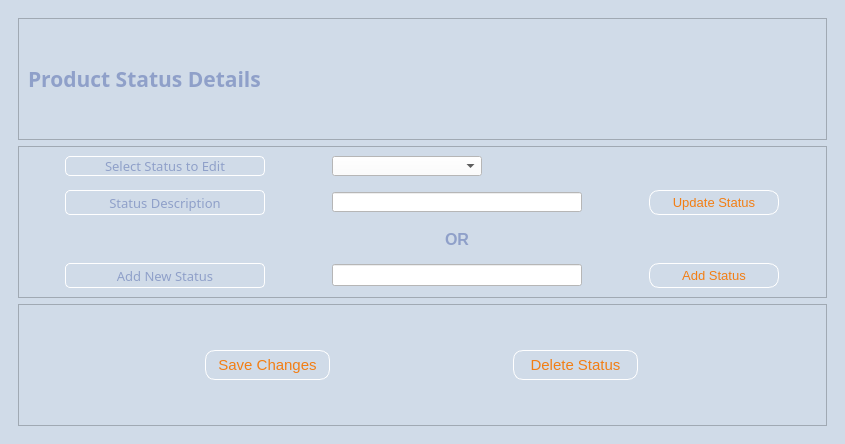
<?xml version="1.0" encoding="UTF-8"?>
<ui version="4.0">
 <class>ProductStatusDetail</class>
 <widget class="QMainWindow" name="ProductStatusDetail">
  <property name="geometry">
   <rect>
    <x>0</x>
    <y>0</y>
    <width>845</width>
    <height>444</height>
   </rect>
  </property>
  <property name="windowTitle">
   <string>Product Status Details</string>
  </property>
  <property name="styleSheet">
   <string notr="true">background-color:#D0DBE8</string>
  </property>
  <widget class="QWidget" name="centralwidget">
   <layout class="QVBoxLayout" name="verticalLayout">
    <item>
     <widget class="QScrollArea" name="scrollArea">
      <property name="styleSheet">
       <string notr="true">QLineEdit{background-color:white;}
QPushButton{border:1px solid white; border-radius:10px;}
QLabel{color: #8FA0C9;}
QComboBox{background-color:white;}
QScrollBar{background: black;}
</string>
      </property>
      <property name="frameShape">
       <enum>QFrame::NoFrame</enum>
      </property>
      <property name="widgetResizable">
       <bool>true</bool>
      </property>
      <widget class="QWidget" name="scrollAreaWidgetContents">
       <property name="geometry">
        <rect>
         <x>0</x>
         <y>0</y>
         <width>823</width>
         <height>422</height>
        </rect>
       </property>
       <layout class="QVBoxLayout" name="verticalLayout_2">
        <item>
         <widget class="QFrame" name="frame">
          <property name="styleSheet">
           <string notr="true"/>
          </property>
          <property name="frameShape">
           <enum>QFrame::StyledPanel</enum>
          </property>
          <property name="frameShadow">
           <enum>QFrame::Raised</enum>
          </property>
          <layout class="QHBoxLayout" name="horizontalLayout_2">
           <item>
            <widget class="QLabel" name="Form_Name">
             <property name="font">
              <font>
               <family>Montserrat</family>
               <pointsize>16</pointsize>
               <weight>75</weight>
               <bold>true</bold>
              </font>
             </property>
             <property name="styleSheet">
              <string notr="true">color:#8FA0C9</string>
             </property>
             <property name="text">
              <string>Product Status Details</string>
             </property>
             <property name="alignment">
              <set>Qt::AlignLeading|Qt::AlignLeft|Qt::AlignVCenter</set>
             </property>
            </widget>
           </item>
           <item>
            <widget class="QLabel" name="Hallywell_Linen_Company">
             <property name="maximumSize">
              <size>
               <width>437</width>
               <height>133</height>
              </size>
             </property>
             <property name="text">
              <string/>
             </property>
             <property name="pixmap">
              <pixmap>../../PycharmProjects/CIS-3365/Hallywell CRMS v1/Hallywell_Linen_Company.png</pixmap>
             </property>
             <property name="scaledContents">
              <bool>true</bool>
             </property>
            </widget>
           </item>
          </layout>
         </widget>
        </item>
        <item>
         <widget class="QFrame" name="frame_2">
          <property name="styleSheet">
           <string notr="true">QLineEdit{background-color:white;}
QComboBox{background-color:white;}
QLabel{color:#8FA0C9;}
QDoubleSpinBox{background-color:white;}
QPlainTextEdit{background-color:white;}
QLabel{border-radius:5px;border: 1px solid white;}
QPushButton{color:#F27E14;}
QPushButton::hover{border: solid black; background-color:white;}</string>
          </property>
          <property name="frameShape">
           <enum>QFrame::StyledPanel</enum>
          </property>
          <property name="frameShadow">
           <enum>QFrame::Raised</enum>
          </property>
          <layout class="QGridLayout" name="gridLayout">
           <property name="horizontalSpacing">
            <number>30</number>
           </property>
           <property name="verticalSpacing">
            <number>14</number>
           </property>
           <item row="2" column="1">
            <widget class="QLabel" name="label_2">
             <property name="minimumSize">
              <size>
               <width>0</width>
               <height>20</height>
              </size>
             </property>
             <property name="maximumSize">
              <size>
               <width>16777215</width>
               <height>20</height>
              </size>
             </property>
             <property name="font">
              <font>
               <pointsize>12</pointsize>
               <weight>75</weight>
               <bold>true</bold>
              </font>
             </property>
             <property name="styleSheet">
              <string notr="true">border:none;</string>
             </property>
             <property name="text">
              <string>OR</string>
             </property>
             <property name="alignment">
              <set>Qt::AlignCenter</set>
             </property>
            </widget>
           </item>
           <item row="0" column="0">
            <widget class="QLabel" name="label">
             <property name="minimumSize">
              <size>
               <width>200</width>
               <height>0</height>
              </size>
             </property>
             <property name="maximumSize">
              <size>
               <width>200</width>
               <height>16777215</height>
              </size>
             </property>
             <property name="font">
              <font>
               <family>Montserrat Medium</family>
               <pointsize>10</pointsize>
              </font>
             </property>
             <property name="frameShape">
              <enum>QFrame::Panel</enum>
             </property>
             <property name="frameShadow">
              <enum>QFrame::Raised</enum>
             </property>
             <property name="text">
              <string>Select Status to Edit</string>
             </property>
             <property name="alignment">
              <set>Qt::AlignCenter</set>
             </property>
            </widget>
           </item>
           <item row="4" column="2">
            <widget class="QPushButton" name="add_button">
             <property name="minimumSize">
              <size>
               <width>120</width>
               <height>25</height>
              </size>
             </property>
             <property name="maximumSize">
              <size>
               <width>130</width>
               <height>16777215</height>
              </size>
             </property>
             <property name="font">
              <font>
               <pointsize>10</pointsize>
              </font>
             </property>
             <property name="text">
              <string>Add Status</string>
             </property>
            </widget>
           </item>
           <item row="0" column="1">
            <widget class="QComboBox" name="comboBox_select">
             <property name="maximumSize">
              <size>
               <width>150</width>
               <height>20</height>
              </size>
             </property>
            </widget>
           </item>
           <item row="4" column="0">
            <widget class="QLabel" name="label_3">
             <property name="minimumSize">
              <size>
               <width>200</width>
               <height>0</height>
              </size>
             </property>
             <property name="maximumSize">
              <size>
               <width>150</width>
               <height>16777215</height>
              </size>
             </property>
             <property name="font">
              <font>
               <family>Montserrat Medium</family>
               <pointsize>10</pointsize>
              </font>
             </property>
             <property name="text">
              <string>Add New Status</string>
             </property>
             <property name="alignment">
              <set>Qt::AlignCenter</set>
             </property>
            </widget>
           </item>
           <item row="1" column="0">
            <widget class="QLabel" name="label_4">
             <property name="minimumSize">
              <size>
               <width>200</width>
               <height>0</height>
              </size>
             </property>
             <property name="maximumSize">
              <size>
               <width>150</width>
               <height>16777215</height>
              </size>
             </property>
             <property name="font">
              <font>
               <family>Montserrat Medium</family>
               <pointsize>10</pointsize>
              </font>
             </property>
             <property name="frameShape">
              <enum>QFrame::Panel</enum>
             </property>
             <property name="frameShadow">
              <enum>QFrame::Raised</enum>
             </property>
             <property name="text">
              <string>Status Description</string>
             </property>
             <property name="alignment">
              <set>Qt::AlignCenter</set>
             </property>
            </widget>
           </item>
           <item row="1" column="1">
            <widget class="QLineEdit" name="lineEdit_desc">
             <property name="maximumSize">
              <size>
               <width>250</width>
               <height>20</height>
              </size>
             </property>
             <property name="styleSheet">
              <string notr="true"/>
             </property>
            </widget>
           </item>
           <item row="1" column="2">
            <widget class="QPushButton" name="update_button">
             <property name="minimumSize">
              <size>
               <width>120</width>
               <height>25</height>
              </size>
             </property>
             <property name="maximumSize">
              <size>
               <width>130</width>
               <height>16777215</height>
              </size>
             </property>
             <property name="font">
              <font>
               <pointsize>10</pointsize>
              </font>
             </property>
             <property name="text">
              <string>Update Status</string>
             </property>
            </widget>
           </item>
           <item row="4" column="1">
            <widget class="QLineEdit" name="lineEdit_new">
             <property name="maximumSize">
              <size>
               <width>250</width>
               <height>16777215</height>
              </size>
             </property>
            </widget>
           </item>
          </layout>
         </widget>
        </item>
        <item>
         <widget class="QFrame" name="frame_5">
          <property name="styleSheet">
           <string notr="true">QPushButton{color:#F27E14;}
QPushButton::hover{border: solid black; background-color:white;}</string>
          </property>
          <property name="frameShape">
           <enum>QFrame::StyledPanel</enum>
          </property>
          <property name="frameShadow">
           <enum>QFrame::Raised</enum>
          </property>
          <layout class="QHBoxLayout" name="horizontalLayout_4">
           <item>
            <widget class="QPushButton" name="save_Button">
             <property name="minimumSize">
              <size>
               <width>125</width>
               <height>30</height>
              </size>
             </property>
             <property name="maximumSize">
              <size>
               <width>120</width>
               <height>16777215</height>
              </size>
             </property>
             <property name="font">
              <font>
               <pointsize>11</pointsize>
              </font>
             </property>
             <property name="cursor">
              <cursorShape>PointingHandCursor</cursorShape>
             </property>
             <property name="text">
              <string>Save Changes</string>
             </property>
            </widget>
           </item>
           <item>
            <widget class="QPushButton" name="delete_Button">
             <property name="minimumSize">
              <size>
               <width>125</width>
               <height>30</height>
              </size>
             </property>
             <property name="maximumSize">
              <size>
               <width>125</width>
               <height>16777215</height>
              </size>
             </property>
             <property name="font">
              <font>
               <pointsize>11</pointsize>
              </font>
             </property>
             <property name="cursor">
              <cursorShape>PointingHandCursor</cursorShape>
             </property>
             <property name="text">
              <string>Delete Status</string>
             </property>
            </widget>
           </item>
          </layout>
         </widget>
        </item>
       </layout>
      </widget>
     </widget>
    </item>
   </layout>
  </widget>
 </widget>
 <resources/>
 <connections/>
</ui>
